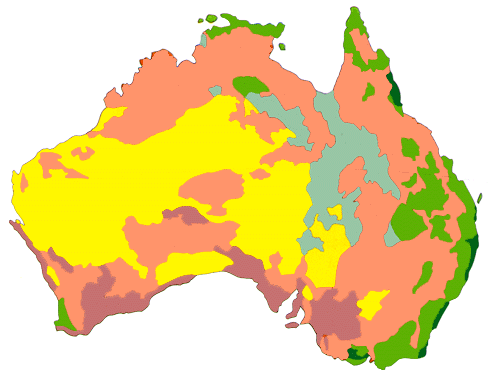
#> input picture data/aust-veg-map.png, 490 x 370 px
$ jupyter execute --allow-errors tree-density-fire-forest.ipynb   (shell and % lines are left out)
#> lines starting #> are read from the running program, lines starting #| are printed output that depends on the picture
# Cellular automaton - Rendu Intelligence Distribuée

##### Colin Decourt - Bordeaux INP ENSEIRB-MATMECA
Engineering student in artificial intelligence

### Jupyter 1 - Fire propagation depending on trees type

If one tree has a neighbour in fire, this tree burn with a probability d (the density). d = 0 no chance the tree will burn. d = 1 high chance the tree will burn.

###### Import

[cell 1]
import numpy as np
import matplotlib.pyplot as plt
import os
import imageio
import datetime
import cv2 as cv
from tqdm import tqdm
import seaborn as sb

##### Utils functions

[cell 2]
# [6 lines left out: function create_gif, not called in this run]

[cell 3]
# [16 lines left out: function get_neighbours_indices, not called in this run]

[cell 4]
def valid_cells(forest):
    '''
    Function which get all the coordinates of the grid
    :forest: the forest grid
    '''
    valid_cells = []
    for i in range(forest.shape[0]):
        for j in range(forest.shape[1]):
            valid_cells.append((i,j))
    return valid_cells

##### Parameters

[cell 5]
australia = False
# Use for evaluate density impact
test = True

if australia:
    # Australia forest parameters

    cells = {'ocean':0, 'closed_forest':1, 'open_forest':2, 'woodland':3, 'herbland':4, 'desert': 5, 'fire': 6, 'ash': 7}
    density = {'closed_forest': 0.35, 'open_forest': 0.55, 'woodland':0.75, 'herbland': 0.1}

    # Display parameters
    pallette = np.array( [[0, 170, 255],# ocean
                          [0, 77, 13],  # closed forest
                          [0, 230, 0],  # open forest
                          [179, 89, 0], # woodland
                          [204, 230, 255], # herbland
                          [255, 179, 102], # desert
                          [230, 115, 0],   # fire
                          [158, 158, 158] # ash
                          ])

else:
    if test:
        cells = {'empty':0, 'tree1':1, 'tree2':2, 'tree3':3, 'tree4':4, 'tree6': 6, 'tree7': 7, 'tree7':8, 'tree8': 9, 'fire': 10, 'ash': 11}
        density = {'tree1': 0.15, 'tree2': 0.25 , 'tree3':0.35, 'tree4': 0.45, 'tree5': 0.55, 'tree6': 0.65, 'tree7': 0.75, 'tree7':0.85, 'tree8': 0.85}
    else:
        cells = {'empty':0, 'tree1':1, 'tree2':2, 'tree3':3, 'tree4':4, 'fire': 5, 'ash': 6}
        density = {'tree1': 0.35, 'tree2': 0.45 , 'tree3':0.55, 'tree4': 0.65}
    grid_size = (50, 50)

    # Display parameters
    pallette = np.array( [[153, 102, 0],# empty
                          [0, 51, 8],  # tree1
                          [0, 153, 25],  # tree2
                          [0, 230, 0], # tree3
                          [149, 255, 128], # tree4
                          [230, 115, 0],   # fire
                          [158, 158, 158] # ash
                          ])

[cell 6]
def generate_forest(grid_size, max_start_fire):
    forest = np.zeros(grid_size, dtype=int)
    no_change = []
    num_fire = 0
    tree1 = 0
    tree2 = 0
    tree3 = 0
    tree4 = 0
    exist = valid_cells(forest)
    for i in range(grid_size[0]):
        for j in range(grid_size[1]):
            if (i,j) not in no_change:
                type_cell = np.random.randint(low=0, high=10)
                if type_cell == 0:
                    # Une chance sur 30 d'avoir une clairière
                    clear = np.random.randint(low=0, high=30)
                    forest[i,j] = cells['empty']
                    if clear == 12:
                        neigh_list = get_neighbours_indices(forest, (i,j), exist)
                        for neigh in neigh_list:
                            no_change.append(neigh)
                            forest[neigh] = cells['empty']
                if type_cell == 1 or type_cell ==2:
                    forest[i,j] = cells['tree1']
                    tree1 += 1
                if type_cell == 3 or type_cell == 4:
                    forest[i,j] = cells['tree2']
                    tree2 += 1
                if type_cell == 5 or type_cell == 6:
                    forest[i,j] = cells['tree3']
                    tree3 += 1
                if type_cell == 7 or type_cell == 8:
                    forest[i,j] = cells['tree4']
                    tree4 += 1
                if type_cell == 9 and num_fire < max_start_fire:
                    forest[i,j] = cells['fire']
                    num_fire += 1
    print('Generate forest with', num_fire, 'start of fire')
    initial_forest = {'fire': num_fire, 'ash': 0, 'tree1':tree1 , 'tree2': tree2, 'tree3': tree3, 'tree4': tree4}
    return forest, initial_forest

##### Transition functions

Transition rules :

- An empty cell stay empty
- A ash cell stay ash
- A fire cell become ash
- A tree cell :
    - Become fire if one of them neighbour is in fire
    - Stay tree otherwise

[cell 7]
# [17 lines left out: function may_burn_tree, not called in this run]

[cell 8]
def transition_australia(forest, cell, state):
    '''
    Function which return the future state of a given cell
    :forest: the forest grid
    :cell: cell's future state wanted
    :state: state of the country at current step
    '''
    try:
        if forest[cell] == cells['ocean']:
            return cells['ocean'], state

        if forest[cell] == cells['desert']:
            return cells['desert'], state

        if forest[cell] == cells['ash']:
            return cells['ash'], state

        if forest[cell] == cells['closed_forest']:
            return may_burn(forest, cell, 'closed_forest', state)

        if forest[cell] == cells['open_forest']:
            return may_burn(forest, cell, 'open_forest', state)

        if forest[cell] == cells['woodland']:
            return may_burn(forest, cell, 'woodland', state)

        if forest[cell] == cells['herbland']:
            return may_burn(forest, cell, 'herbland', state)

        if forest[cell] == cells['fire']:
            state['fire']-=1
            state['ash'] +=1
            return cells['ash'], state

    except:
        print('Unknown cell type. Abort.')

[cell 9]
# [33 lines left out: function transition_general, not called in this run]

##### Fire propagation

[cell 10]
def step(forest, is_fire, state):
    '''
    Function which perfom one propagation step
    :forest: the forest grid
    :is_fire: boolean informing the fire state - True : still cell in fire False otherwise
    '''
    nb_fire = 0
    new_forest = forest.copy()
    new_state = state.copy()
    for i in range(forest.shape[0]):
        for j in range(forest.shape[1]):
            if australia:
                cell_type, new_state = transition_australia(forest, (i,j), new_state)
            else:
                cell_type, new_state = transition_general(forest, (i,j), new_state)
            new_forest[i,j] = cell_type
            if new_forest[i,j] == cells['fire']:
                nb_fire += 1
    print(nb_fire)
    if nb_fire == 0:
        is_fire = False
    return new_forest, is_fire, new_state

[cell 11]
# Reset images
for name in os.listdir():
    if name[-3:] == 'png':
        if name != 'aust-veg-map.png':
            os.remove(name)

## Fire forest on random grid

[cell 12]
grid_list = [(10,10), (20, 20), (30, 30), (40, 40), (50, 50), (100, 100)]

#> (the rest of this cell did not finish here and is left out)

    is_fire = True
    state_list =[]
    state_list.append(initial_state)
    num_step = 0
    plt.figure(figsize=(10,10))
    plt.imshow(pallette[forest])
    plt.savefig(str(num_step)+'.png')
    plt.clf()
    while(1):
        print('--- STEP',num_step,'begin ---')
        forest, is_fire, state = step(forest, is_fire, state_list[num_step])
        print('New state:',state)
        state_list.append(state.copy())
        num_step+=1
        plt.figure(figsize=(10,10))
        plt.imshow(pallette[forest])
        plt.savefig(str(num_step)+'.png')
        plt.clf()
        if is_fire is False:
            print('Fire is dead...')
            break
    np.save('./tree_type_data/state_list_'+str(grid_size), state_list)
    filenames = []
    for name in os.listdir():
        if name[-3:] == 'png':
            if name != 'aust-veg-map.png':
                filenames.append(name)
    filenames.sort(key=lambda x: float(x[:-4]))

    create_gif(filenames, duration=0.8, name='./tree_type_data/'+str(grid_size))
    # Reset images
    for name in os.listdir():
        if name[-3:] == 'png':
            if name != 'aust-veg-map.png':
                os.remove(name)

[cell 13]
filenames = []
for name in os.listdir():
    if name[-3:] == 'png':
        if name != 'aust-veg-map.png':
            filenames.append(name)
filenames.sort(key=lambda x: float(x[:-4]))

#> (the rest of this cell did not finish here and is left out)

### Data analyse

[cell 14]
density_val = [0.35, 0.45, 0.55, 0.65]

[cell 15]
def get_data(data):
    fire_list = []
    tree1_list = []
    ash_list = []
    tree2_list = []
    tree3_list = []
    tree4_list = []
    for i in range(len(data)):
        fire_list.append(data[i]['fire'])
        tree1_list.append(data[i]['tree1'])
        ash_list.append(data[i]['ash'])
        tree2_list.append(data[i]['tree2'])
        tree3_list.append(data[i]['tree3'])
        tree4_list.append(data[i]['tree4'])
    return tree1_list, tree2_list, tree3_list, tree4_list, fire_list, ash_list

[cell 16]
def get_burned_trees(tree_list):
    burn_list = (tree_list[0]-tree_list[-1])*100/tree_list[0]
    return burn_list

def get_remain_trees(tree_list):
    remain_list = (tree_list[-1])*100/tree_list[0]
    return remain_list

[cell 17]
grid10 = get_data(np.load('data/state_list_(10, 10).npy', allow_pickle=True))
#> (reads data/state_list_(10, 10).npy from the repository)
grid20 = get_data(np.load('data/state_list_(20, 20).npy', allow_pickle=True))
#> (reads data/state_list_(20, 20).npy from the repository)
grid30 = get_data(np.load('data/state_list_(30, 30).npy', allow_pickle=True))
#> (reads data/state_list_(30, 30).npy from the repository)
grid40 = get_data(np.load('data/state_list_(40, 40).npy', allow_pickle=True))
#> (reads data/state_list_(40, 40).npy from the repository)
grid50 = get_data(np.load('data/state_list_(50, 50).npy', allow_pickle=True))
grid100 = get_data(np.load('data/state_list_(100, 100).npy', allow_pickle=True))

[cell 18]
burn_trees10 = [get_burned_trees(grid10[i]) for i in range(4)]
burn_trees20 = [get_burned_trees(grid20[i]) for i in range(4)]
burn_trees30 = [get_burned_trees(grid30[i]) for i in range(4)]
burn_trees40 = [get_burned_trees(grid40[i]) for i in range(4)]
burn_trees50 = [get_burned_trees(grid50[i]) for i in range(4)]
burn_trees100 = [get_burned_trees(grid100[i]) for i in range(4)]

[cell 19]
rem_trees10 = [get_remain_trees(grid10[i]) for i in range(4)]
rem_trees20 = [get_remain_trees(grid20[i]) for i in range(4)]
rem_trees30 = [get_remain_trees(grid30[i]) for i in range(4)]
rem_trees40 = [get_remain_trees(grid40[i]) for i in range(4)]
rem_trees50 = [get_remain_trees(grid50[i]) for i in range(4)]
rem_trees100 = [get_remain_trees(grid100[i]) for i in range(4)]

[cell 20]
plt.figure(figsize=(12,8))
sb.set_style('darkgrid')
plt.plot(density_val, rem_trees10, '-o')
plt.plot(density_val, rem_trees20, '-o')
plt.plot(density_val, rem_trees30, '-o')
plt.plot(density_val, rem_trees40, '-o')
plt.plot(density_val, rem_trees50, '-o')
plt.plot(density_val, rem_trees100, '-o')
plt.xlabel('Tree burning probabiliy')
plt.ylabel('Percentage of remain trees')
plt.title('Percentage of remain treee depending on density')
plt.legend(('10x10 grid', '20x20 grid', '30x30 grid', '40x40 grid', '50x50 grid', '100x100 grid'))
plt.savefig('./data/remain_tree_density.png')
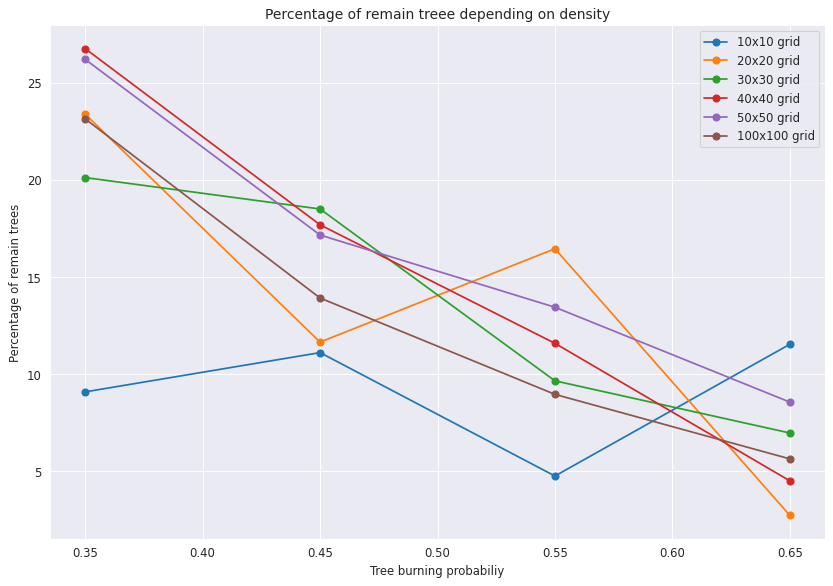
#> figure drawn by matplotlib, 1 panel
plt.show()

[cell 21]
plt.figure(figsize=(12,8))
sb.set_style('darkgrid')
plt.plot(density_val, burn_trees10, '-o')
plt.plot(density_val, burn_trees20, '-o')
plt.plot(density_val, burn_trees30, '-o')
plt.plot(density_val, burn_trees40, '-o')
plt.plot(density_val, burn_trees50, '-o')
plt.plot(density_val, burn_trees100, '-o')
plt.xlabel('Tree burning probabiliy')
plt.ylabel('Percentage of burned trees')
plt.title('Percentage of burned treee depending on density')
plt.legend(('10x10 grid', '20x20 grid', '30x30 grid', '40x40 grid', '50x50 grid', '100x100 grid'))
plt.savefig('./data/burned_tree_density.png')
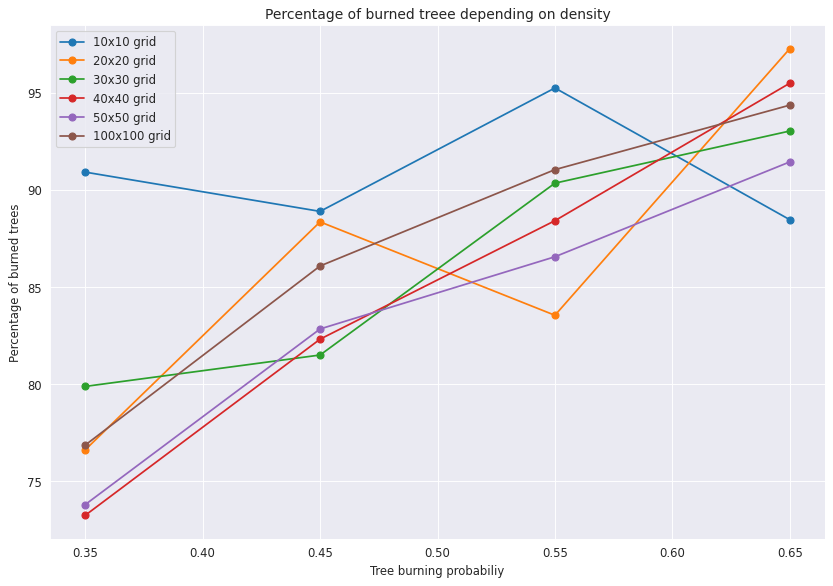
#> figure drawn by matplotlib, 1 panel
plt.show()

## Pray for Australia

Just few lines for simulate fire forest propagation in australia depending on tree density (percolation threshold). To do that an map of forest in Australia was load and process for generating a pseudo realistic map.

All of this is just humour.

[cell 22]
# Australia forest parameters

cells = {'ocean':0, 'closed_forest':1, 'open_forest':2, 'woodland':3, 'herbland':4, 'desert': 5, 'fire': 6, 'ash': 7}
density = {'closed_forest': 0.35, 'open_forest': 0.55, 'woodland':0.75, 'herbland': 0.1}

# Display parameters
pallette = np.array( [[0, 170, 255],# ocean
                      [0, 77, 13],  # closed forest
                      [0, 230, 0],  # open forest
                      [179, 89, 0], # woodland
                      [204, 230, 255], # herbland
                      [255, 179, 102], # desert
                      [230, 115, 0],   # fire
                      [158, 158, 158] # ash
                      ])

##### Australia generation

[cell 23]
def generate_australia(australia, max_start_fire):
    num_start_fire = 0
    new = australia.copy()
    sl = 35
    num_closed_forest = 0
    num_open_forest = 0
    num_herbland = 0
    num_woodland = 0
    for i in range(new.shape[0]):
        for j in range(new.shape[1]):
            seuil = np.random.random()
            if australia[i,j] == 255:
                new[i,j] = cells['ocean']

            if australia[i,j] <= 78:
                new[i,j] = cells['closed_forest']
                if seuil > 0.95 and num_start_fire < max_start_fire:
                    new[i,j] = cells['fire']
                    num_start_fire +=1
                else:
                    num_closed_forest += 1

            if australia[i,j] > 78 and australia[i,j] <=78+sl*2:
                new[i,j] = cells['open_forest']
                if seuil > 0.95 and num_start_fire < max_start_fire:
                    new[i,j] = cells['fire']
                    num_start_fire+=1
                else:
                    num_open_forest += 1

            if australia[i,j] > 78+sl*2 and australia[i,j] <= 78+sl*3:
                new[i,j] = cells['herbland']
                if seuil > 0.95 and num_start_fire < max_start_fire:
                    new[i,j] = cells['fire']
                    num_start_fire+=1
                else:
                    num_herbland += 1

            if australia[i,j] > 78+sl*3  and australia[i,j] <= 78+sl*4:
                new[i,j] = cells['woodland']
                if seuil > 0.98 and num_start_fire < max_start_fire:
                    new[i,j] = cells['fire']
                    num_start_fire+=1
                else:
                    num_woodland +=1

            if australia[i,j] > 78+sl*4 and australia[i,j] <= 78+sl*5+1:
                new[i,j] = cells['desert']
    print('Generate Australia with', num_start_fire, 'start of fire')
    initial_forest = {'fire': num_start_fire, 'ash': 0, 'closed_forest': num_closed_forest, 'open_forest': num_open_forest, 'herbland': num_herbland, 'woodland': num_woodland}
    return new, initial_forest

[cell 24]
australia = True
australia_map = cv.imread('./data/aust-veg-map.png', cv.IMREAD_GRAYSCALE)
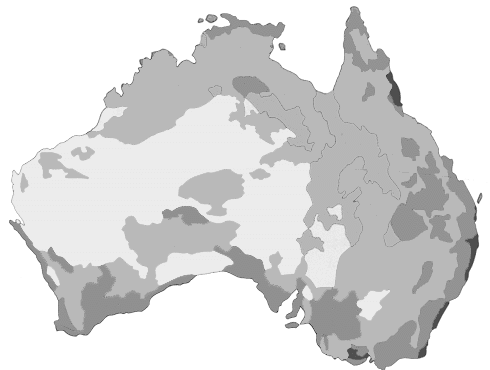
#> australia_map: shape (370, 490); min 43, max 255, mean 218.7
australia_map = cv.resize(australia_map, (int(australia_map.shape[1]/3),int(australia_map.shape[0]/3)))
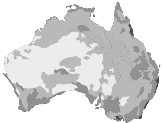
#> australia_map: shape (123, 163); min 70, max 255, mean 218.7

forest, initial_state = generate_australia(australia_map, 200)
#> after the loop in generate_australia, `for i in range(new.shape[0]):`:
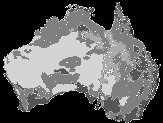
#> new: shape (123, 163); min 0, max 6, mean 2.16; drawn with min black and max white
#| Generate Australia with 200 start of fire
#> initial_state = {'fire': 200, 'ash': 0, 'closed_forest': 52, 'open_forest': 1720, 'herbland': 1501, 'woodland': 4583}
EXIST_CELLS = valid_cells(forest)
#> EXIST_CELLS = 20049 items
is_fire = True

state_list =[]
state_list.append(initial_state)
num_step = 0
plt.figure(figsize=(10,10))
plt.imshow(pallette[forest])
plt.savefig(str(num_step)+'.png')
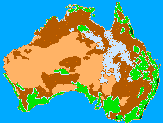
#> shown: shape (123, 163, 3); mean R, G, B 106.6, 162, 142.8
plt.clf()
#> (the rest of this cell did not finish here and is left out)

#> in step, `new_state = state.copy()`: new_state has the same summary as initial_state outside step
#> after the loop in step, `for i in range(forest.shape[0]):`: nb_fire = 0
    print('New state:',state)
    state_list.append(state.copy())
    num_step+=1
    plt.figure(figsize=(10,10))
    plt.imshow(pallette[forest])
    plt.savefig(str(num_step)+'.png')
    plt.clf()
    if is_fire is False:
        print('Fire is dead...')
        break
np.save('./data/state_list_100x100', state_list)

[cell 25]
filenames = []
#> filenames = []
for name in os.listdir():
    if name[-3:] == 'png':
        if name != 'aust-veg-map.png':
            filenames.append(name)
filenames.sort(key=lambda x: float(x[:-4]))

#> (the rest of this cell did not finish here and is left out)

## Data analyse

[cell 26]
data = np.load('./data/state_list_100x100.npy', allow_pickle=True)

[cell 27]
fire_list = []
closed_forest_list = []
ash_list = []
open_forest_list = []
herbland_list = []
woodland_list = []
for i in range(len(data)):
    fire_list.append(data[i]['fire'])
    closed_forest_list.append(data[i]['closed_forest'])
    ash_list.append(data[i]['ash'])
    open_forest_list.append(data[i]['open_forest'])
    herbland_list.append(data[i]['herbland'])
    woodland_list.append(data[i]['woodland'])

Get proportion of burned trees

[cell 28]
burn_closed_forest = (closed_forest_list[0]-closed_forest_list[-1])*100/closed_forest_list[0]
burn_open_forest = (open_forest_list[0] - open_forest_list[-1])*100/open_forest_list[0]
burn_herbland = (herbland_list[0] - herbland_list[-1])*100/herbland_list[0]
burn_woodland = (woodland_list[0] - woodland_list[-1])*100/woodland_list[0]
density_val = [0.1, 0.35, 0.55, 0.75]
burn_tree = [burn_herbland, burn_closed_forest, burn_open_forest, burn_woodland]

[cell 29]
plt.figure(figsize=(12,8))
sb.set_style('darkgrid')
plt.plot(density_val, burn_tree, '-go')
plt.xlabel('Tree densities')
plt.ylabel('Percentage of burned trees')
plt.title('Percentage of burned treee depending on density')
plt.legend(('Percentage of burned trees',))
plt.show()
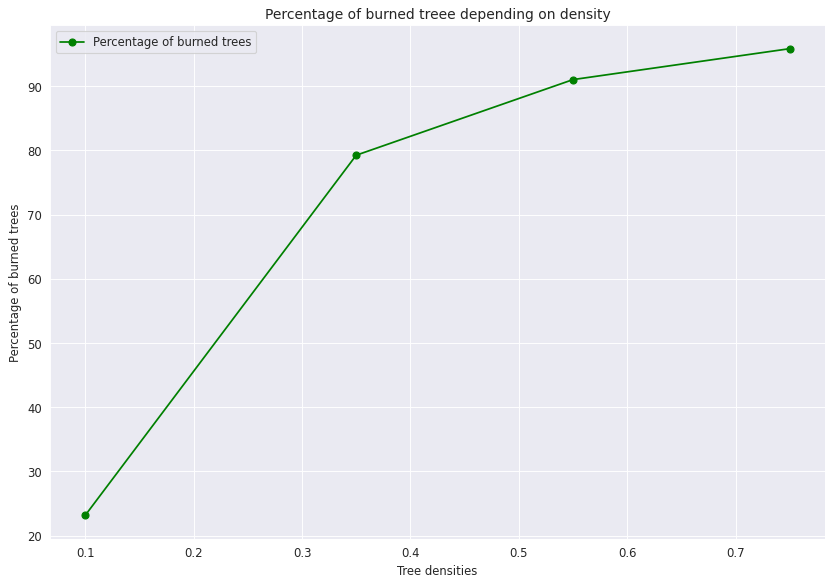
#> figure drawn by matplotlib, 1 panel

Trend of burned trees

[cell 30]
plt.figure(figsize=(12,8))
sb.set_style('darkgrid')
plt.plot(fire_list[1:])
plt.plot([woodland_list[i-1]-woodland_list[i] for i in range(1, len(woodland_list))])
plt.plot([herbland_list[i-1]-herbland_list[i] for i in range(1, len(herbland_list))])
plt.plot([open_forest_list[i-1]-open_forest_list[i] for i in range(1, len(open_forest_list))])
plt.plot([closed_forest_list[i-1]-closed_forest_list[i] for i in range(1, len(closed_forest_list))])
plt.legend(('Total number of fire', 'Woodland on fire', 'Herbland on fire', 'Open forest on fire', 'Closed forest on fire'))
plt.title('Tree type evolution on fire')
plt.xlabel('Steps')
plt.ylabel('Number of fire')
plt.show()
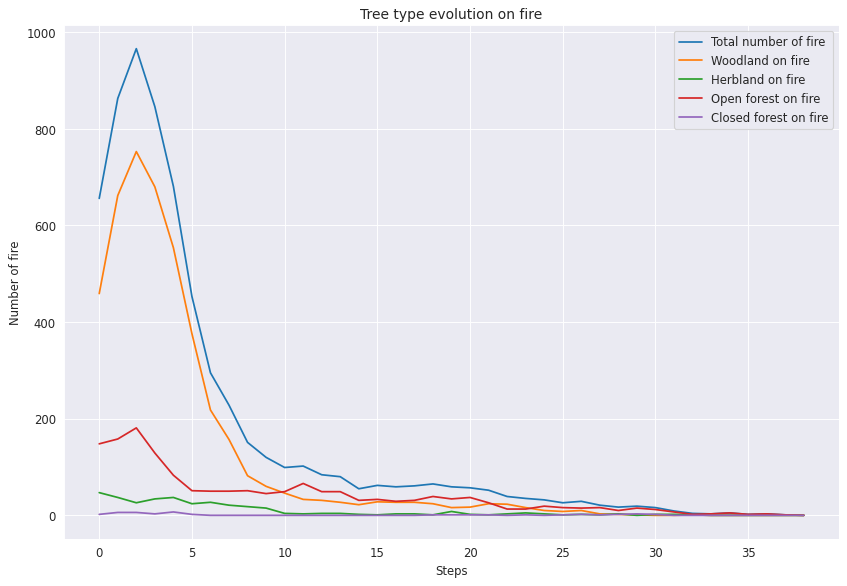
#> figure drawn by matplotlib, 1 panel; curve peaks at x = 2, y = 966; curve peaks at x = 2, y = 753; curve peaks at x = 0, y = 47
